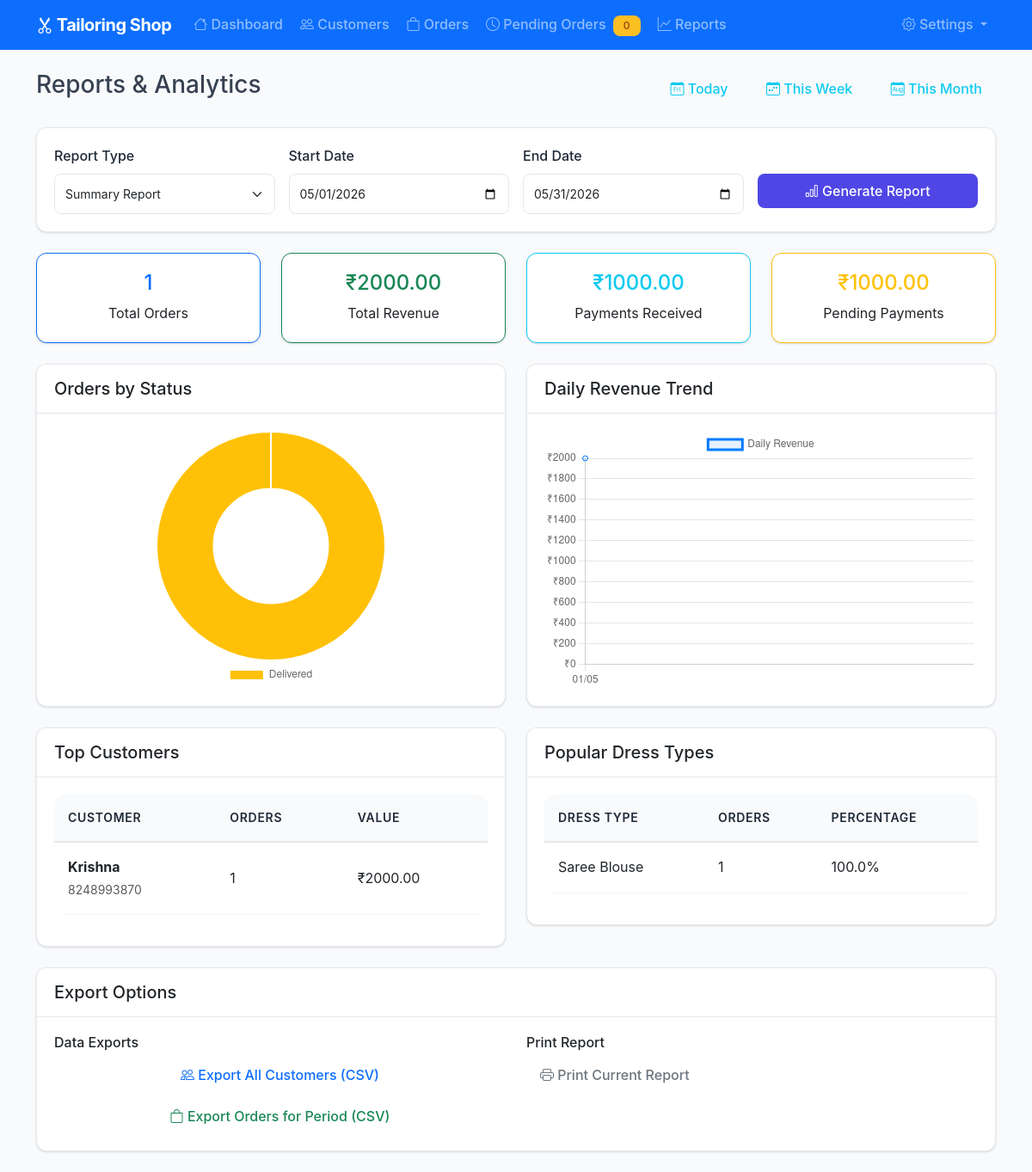
The page /reports/ on the database its author committed.
### models.py (models this page shows, shortened)
class Customer(db.Model):
    id = db.Column(db.Integer, primary_key=True)
    name = db.Column(db.String(100), nullable=False)
    phone = db.Column(db.String(15), nullable=False)
    address = db.Column(db.Text)
    created_at = db.Column(db.DateTime, default=datetime.utcnow)
    updated_at = db.Column(db.DateTime, default=datetime.utcnow, onupdate=datetime.utcnow)
    orders = db.relationship('Order', backref='customer', lazy=True, cascade='all, delete-orphan')
    measurements = db.relationship('Measurement', backref='customer', lazy=True, cascade='all, delete-orphan')

class Order(db.Model):
    id = db.Column(db.Integer, primary_key=True)
    order_number = db.Column(db.String(20), unique=True, nullable=False)
    customer_id = db.Column(db.Integer, db.ForeignKey('customer.id'), nullable=False)
    dress_type = db.Column(db.String(50), nullable=False)
    description = db.Column(db.Text)
    quantity = db.Column(db.Integer, default=1)
    order_date = db.Column(db.Date, nullable=False, default=func.current_date())
    delivery_date = db.Column(db.Date, nullable=False)
    stitching_cost = db.Column(db.Float, nullable=False)
    advance_paid = db.Column(db.Float, default=0)
    balance = db.Column(db.Float, nullable=False)
    status = db.Column(db.String(20), default='pending')
    created_at = db.Column(db.DateTime, default=datetime.utcnow)
    updated_at = db.Column(db.DateTime, default=datetime.utcnow, onupdate=datetime.utcnow)
    payments = db.relationship('Payment', backref='order', lazy=True, cascade='all, delete-orphan')

### blueprints/reports.py (the view)
@reports_bp.route('/')
def index():
    start_date = request.args.get('start_date')
    end_date = request.args.get('end_date')
    report_type = request.args.get('report_type', 'summary')
    if not start_date or not end_date:
        today = date.today()
        start_date = today.replace(day=1).strftime('%Y-%m-%d')
        if today.month == 12:
            end_date = today.replace(year=today.year + 1, month=1, day=1) - timedelta(days=1)
        else:
            end_date = today.replace(month=today.month + 1, day=1) - timedelta(days=1)
        end_date = end_date.strftime('%Y-%m-%d')
    try:
        start_date_obj = datetime.strptime(start_date, '%Y-%m-%d').date()
        end_date_obj = datetime.strptime(end_date, '%Y-%m-%d').date()
    except ValueError:
        flash('Invalid date format. Please use YYYY-MM-DD format.', 'error')
        return render_template('reports/index.html')
    if report_type == 'summary':
        report_data = generate_summary_report(start_date_obj, end_date_obj)
    elif report_type == 'orders':
        report_data = generate_orders_report(start_date_obj, end_date_obj)
    elif report_type == 'payments':
        report_data = generate_payments_report(start_date_obj, end_date_obj)
    elif report_type == 'customers':
        report_data = generate_customers_report(start_date_obj, end_date_obj)
    else:
        report_data = generate_summary_report(start_date_obj, end_date_obj)
    return render_template('reports/index.html',
                         report_data=report_data,
                         report_type=report_type,
                         start_date=start_date,
                         end_date=end_date)

### templates/reports/index.html (shortened to what this page needs)
{% extends "base.html" %}
{% block content %}
<div class="row">
    <div class="col-12">
        <div class="d-flex justify-content-between align-items-center mb-4">
            <h1 class="h3">Reports & Analytics</h1>
            <div>
                <a href="{{ url_for('reports.quick_reports', period='today') }}" class="btn btn-outline-info me-2">
                    <i class="bi bi-calendar-day"></i> Today
                </a>
                <a href="{{ url_for('reports.quick_reports', period='week') }}" class="btn btn-outline-info me-2">
                    <i class="bi bi-calendar-week"></i> This Week
                </a>
                <a href="{{ url_for('reports.quick_reports', period='month') }}" class="btn btn-outline-info">
                    <i class="bi bi-calendar-month"></i> This Month
                </a>
            </div>
        </div>
    </div>
</div>
<div class="row mb-4">
    <div class="col-12">
        <div class="card">
            <div class="card-body">
                <form method="GET" class="row g-3">
                    <div class="col-md-3">
                        <label class="form-label">Report Type</label>
                        <select name="report_type" class="form-select">
                            <option value="summary" {% if report_type == 'summary' %}selected{% endif %}>Summary Report</option>
                        </select>
                    </div>
                    <div class="col-md-3">
                        <label class="form-label">Start Date</label>
                        <input type="date" name="start_date" class="form-control" value="{{ start_date }}" required>
                    </div>
                    <div class="col-md-3">
                        <label class="form-label">End Date</label>
                        <input type="date" name="end_date" class="form-control" value="{{ end_date }}" required>
                    </div>
                    <div class="col-md-3">
                        <label class="form-label">&nbsp;</label>
                        <div class="d-grid">
                            <button type="submit" class="btn btn-primary">
                                <i class="bi bi-bar-chart"></i> Generate Report
                            </button>
                        </div>
                    </div>
                </form>
            </div>
        </div>
    </div>
</div>
{% if report_data %}
{% if report_data.type == 'summary' %}
<div class="row mb-4">
    <div class="col-md-3">
        <div class="card border-primary">
            <div class="card-body text-center">
                <h4 class="text-primary">{{ report_data.totals.orders }}</h4>
                <p class="card-text">Total Orders</p>
            </div>
        </div>
    </div>
    <div class="col-md-3">
        <div class="card border-success">
            <div class="card-body text-center">
                <h4 class="text-success">₹{{ "%.2f"|format(report_data.totals.revenue) }}</h4>
                <p class="card-text">Total Revenue</p>
            </div>
        </div>
    </div>
    <div class="col-md-3">
        <div class="card border-info">
            <div class="card-body text-center">
                <h4 class="text-info">₹{{ "%.2f"|format(report_data.totals.payments_received) }}</h4>
                <p class="card-text">Payments Received</p>
            </div>
        </div>
    </div>
    <div class="col-md-3">
        <div class="card border-warning">
            <div class="card-body text-center">
                <h4 class="text-warning">₹{{ "%.2f"|format(report_data.totals.pending_payments) }}</h4>
                <p class="card-text">Pending Payments</p>
            </div>
        </div>
    </div>
</div>
<div class="row mb-4">
    <div class="col-md-6">
        <div class="card">
            <div class="card-header">
                <h5 class="card-title mb-0">Orders by Status</h5>
            </div>
            <div class="card-body">
                <canvas id="statusChart" width="400" height="300"></canvas>
            </div>
        </div>
    </div>
    <div class="col-md-6">
        <div class="card">
            <div class="card-header">
                <h5 class="card-title mb-0">Daily Revenue Trend</h5>
            </div>
            <div class="card-body">
                <canvas id="revenueChart" width="400" height="300"></canvas>
            </div>
        </div>
    </div>
</div>
<div class="row mb-4">
    <div class="col-md-6">
        <div class="card">
            <div class="card-header">
                <h5 class="card-title mb-0">Top Customers</h5>
            </div>
            <div class="card-body">
                {% if report_data.top_customers %}
                <div class="table-responsive">
                    <table class="table table-sm">
                        <thead>
                            <tr>
                                <th>Customer</th>
                                <th>Orders</th>
                                <th>Value</th>
                            </tr>
                        </thead>
                        <tbody>
                            {% for customer in report_data.top_customers %}
                            <tr>
                                <td>
                                    <strong>{{ customer.name }}</strong><br>
                                    <small class="text-muted">{{ customer.phone }}</small>
                                </td>
                                <td>{{ customer.order_count }}</td>
                                <td>₹{{ "%.2f"|format(customer.total_value) }}</td>
                            </tr>
                            {% endfor %}
                        </tbody>
                    </table>
                </div>
                {% else %}
                <p class="text-muted">No customer data available for this period.</p>
                {% endif %}
            </div>
        </div>
    </div>
    <div class="col-md-6">
        <div class="card">
            <div class="card-header">
                <h5 class="card-title mb-0">Popular Dress Types</h5>
            </div>
            <div class="card-body">
                {% if report_data.popular_dress_types %}
                <div class="table-responsive">
                    <table class="table table-sm">
                        <thead>
                            <tr>
                                <th>Dress Type</th>
                                <th>Orders</th>
                                <th>Percentage</th>
                            </tr>
                        </thead>
                        <tbody>
                            {% for dress_type in report_data.popular_dress_types %}
                            <tr>
                                <td>{{ dress_type.dress_type }}</td>
                                <td>{{ dress_type.count }}</td>
                                <td>
                                    {% set percentage = (dress_type.count / report_data.totals.orders * 100) if report_data.totals.orders > 0 else 0 %}
                                    {{ "%.1f"|format(percentage) }}%
                                </td>
                            </tr>
                            {% endfor %}
                        </tbody>
                    </table>
                </div>
                {% else %}
                <p class="text-muted">No dress type data available for this period.</p>
                {% endif %}
            </div>
        </div>
    </div>
</div>
{% endif %}
<div class="row">
    <div class="col-12">
        <div class="card">
            <div class="card-header">
                <h5 class="card-title mb-0">Export Options</h5>
            </div>
            <div class="card-body">
                <div class="row">
                    <div class="col-md-6">
                        <h6>Data Exports</h6>
                        <div class="d-grid gap-2">
                            <a href="{{ url_for('reports.export_customers') }}" class="btn btn-outline-primary">
                                <i class="bi bi-people"></i> Export All Customers (CSV)
                            </a>
                            <a href="{{ url_for('reports.export_orders', start_date=start_date, end_date=end_date) }}"
                               class="btn btn-outline-success">
                                <i class="bi bi-bag"></i> Export Orders for Period (CSV)
                            </a>
                        </div>
                    </div>
                    <div class="col-md-6">
                        <h6>Print Report</h6>
                        <button onclick="window.print()" class="btn btn-outline-secondary">
                            <i class="bi bi-printer"></i> Print Current Report
                        </button>
                    </div>
                </div>
            </div>
        </div>
    </div>
</div>
{% endif %}
<script>
// Chart.js implementation for summary report
{% if report_data and report_data.type == 'summary' %}
document.addEventListener('DOMContentLoaded', function() {
    // Status Distribution Chart
    const statusCtx = document.getElementById('statusChart');
    if (statusCtx) {
        new Chart(statusCtx, {
            type: 'doughnut',
            data: {
                labels: [{% for status, count in report_data.orders_by_status %}'{{ status.title() }}'{% if not loop.last %},{% endif %}{% endfor %}],
                datasets: [{
                    data: [{% for status, count in report_data.orders_by_status %}{{ count }}{% if not loop.last %},{% endif %}{% endfor %}],
                    backgroundColor: ['#ffc107', '#17a2b8', '#28a745', '#6c757d']
                }]
            },
            options: {
                responsive: true,
                maintainAspectRatio: false,
                plugins: {
                    legend: {
                        position: 'bottom'
                    }
                }
            }
        });
    }
    // Revenue Trend Chart
    const revenueCtx = document.getElementById('revenueChart');
    if (revenueCtx) {
        new Chart(revenueCtx, {
            type: 'line',
            data: {
                labels: [{% for trend in report_data.daily_trends %}'{{ trend.order_date.strftime("%d/%m") }}'{% if not loop.last %},{% endif %}{% endfor %}],
                datasets: [{
                    label: 'Daily Revenue',
                    data: [{% for trend in report_data.daily_trends %}{{ trend.revenue or 0 }}{% if not loop.last %},{% endif %}{% endfor %}],
                    borderColor: '#007bff',
                    backgroundColor: 'rgba(0, 123, 255, 0.1)',
                    tension: 0.4
                }]
            },
            options: {
                responsive: true,
                maintainAspectRatio: false,
                scales: {
                    y: {
                        beginAtZero: true,
                        ticks: {
                            callback: function(value) {
                                return '₹' + value;
                            }
                        }
                    }
                }
            }
        });
    }
});
{% endif %}
</script>
{% endblock %}

### static/css/style.css (style rules this page uses)
:root { --primary-color: #4f46e5; --secondary-color: #6b7280; --success-color: #059669; --warning-color: #d97706; --danger-color: #dc2626; --info-color: #0891b2; --light-color: #f8fafc; --dark-color: #1f2937; --border-color: #e5e7eb; --shadow: 0 1px 3px 0 rgb(0 0 0 / 0.1), 0 1px 2px -1px rgb(0 0 0 / 0.1); --shadow-lg: 0 10px 15px -3px rgb(0 0 0 / 0.1), 0 4px 6px -4px rgb(0 0 0 / 0.1); }
body { font-family: 'Inter', -apple-system, BlinkMacSystemFont, 'Segoe UI', Roboto, sans-serif; background-color: #f8fafc; color: #374151; line-height: 1.6; }
.card { border: 1px solid var(--border-color); border-radius: 0.75rem; box-shadow: var(--shadow); transition: all 0.2s ease; overflow: hidden; }
.card-header { background-color: #ffffff; border-bottom: 1px solid var(--border-color); padding: 1rem 1.25rem; font-weight: 600; }
.card-body { padding: 1.25rem; }
.btn { font-weight: 500; border-radius: 0.5rem; padding: 0.5rem 1rem; transition: all 0.2s ease; border: none; position: relative; overflow: hidden; }
.btn:before { content: ''; position: absolute; top: 0; left: -100%; width: 100%; height: 100%; background: linear-gradient(90deg, transparent, rgba(255, 255, 255, 0.2), transparent); transition: left 0.5s; }
.btn-primary { background-color: var(--primary-color); color: white; }
.form-control, .form-select { border: 1px solid var(--border-color); border-radius: 0.5rem; padding: 0.75rem; transition: all 0.2s ease; font-size: 0.875rem; }
.form-label { font-weight: 500; color: var(--dark-color); margin-bottom: 0.5rem; }
.table { background-color: white; border-radius: 0.75rem; overflow: hidden; }
.table thead th { background-color: #f8fafc; border-bottom: 2px solid var(--border-color); font-weight: 600; color: var(--dark-color); padding: 1rem; font-size: 0.875rem; text-transform: uppercase; letter-spacing: 0.05em; }
.table tbody tr { transition: background-color 0.2s ease; }
.table tbody td { padding: 1rem; vertical-align: middle; border-bottom: 1px solid #f1f5f9; }

### rows shown on the page
Customer: name "Krishna", phone "8248993870", order_count "1", total_value "2000.00"
Order: dress_type "Saree Blouse", count "1", percentage "100.0"

### other values the page prints
{{ pending_count or 0 }} "0"
{{ report_data.totals.orders }} "1"
{{ "%.2f"|format(report_data.totals.revenue) }} "2000.00"
{{ "%.2f"|format(report_data.totals.payments_received) }} "1000.00"
{{ "%.2f"|format(report_data.totals.pending_payments) }} "1000.00"
chart data {{ trend.order_date.strftime("%d/%m") }} 01/05
chart data {{ trend.revenue or 0 }} 2000.0
